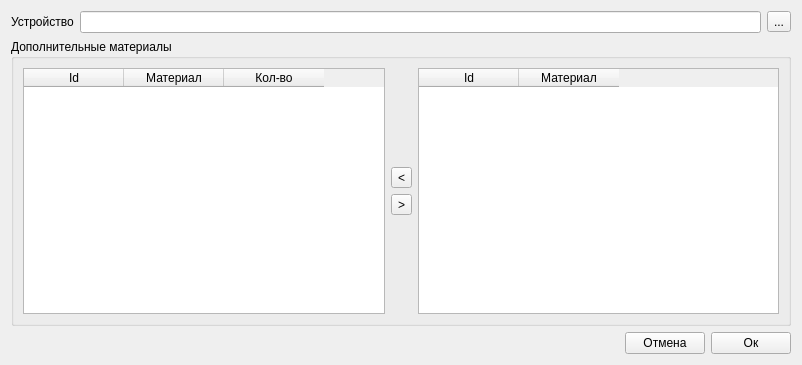
<?xml version="1.0" encoding="UTF-8"?>
<ui version="4.0">
 <class>KRForm</class>
 <widget class="QWidget" name="KRForm">
  <property name="geometry">
   <rect>
    <x>0</x>
    <y>0</y>
    <width>802</width>
    <height>365</height>
   </rect>
  </property>
  <property name="windowTitle">
   <string>Form</string>
  </property>
  <layout class="QVBoxLayout" name="verticalLayout_2">
   <item>
    <layout class="QHBoxLayout" name="horizontalLayout">
     <item>
      <widget class="QLabel" name="label">
       <property name="text">
        <string>Устройство</string>
       </property>
      </widget>
     </item>
     <item>
      <widget class="QLineEdit" name="deviceEdit"/>
     </item>
     <item>
      <widget class="QToolButton" name="selectDeviceButton">
       <property name="text">
        <string>...</string>
       </property>
      </widget>
     </item>
    </layout>
   </item>
   <item>
    <widget class="QGroupBox" name="groupBox">
     <property name="title">
      <string>Дополнительные материалы</string>
     </property>
     <layout class="QHBoxLayout" name="horizontalLayout_3">
      <item>
       <widget class="DragDropTable" name="addedMatTable">
        <property name="acceptDrops">
         <bool>true</bool>
        </property>
        <property name="dragDropOverwriteMode">
         <bool>false</bool>
        </property>
        <property name="dragDropMode">
         <enum>QAbstractItemView::DragDrop</enum>
        </property>
        <column>
         <property name="text">
          <string>Id</string>
         </property>
        </column>
        <column>
         <property name="text">
          <string>Материал</string>
         </property>
        </column>
        <column>
         <property name="text">
          <string>Кол-во</string>
         </property>
        </column>
       </widget>
      </item>
      <item>
       <layout class="QVBoxLayout" name="verticalLayout">
        <item>
         <spacer name="verticalSpacer_2">
          <property name="orientation">
           <enum>Qt::Vertical</enum>
          </property>
          <property name="sizeHint" stdset="0">
           <size>
            <width>20</width>
            <height>40</height>
           </size>
          </property>
         </spacer>
        </item>
        <item>
         <widget class="QToolButton" name="addMaterialButton">
          <property name="text">
           <string>&lt;</string>
          </property>
         </widget>
        </item>
        <item>
         <widget class="QToolButton" name="removeMaterialButton">
          <property name="text">
           <string>&gt;</string>
          </property>
         </widget>
        </item>
        <item>
         <spacer name="verticalSpacer">
          <property name="orientation">
           <enum>Qt::Vertical</enum>
          </property>
          <property name="sizeHint" stdset="0">
           <size>
            <width>20</width>
            <height>40</height>
           </size>
          </property>
         </spacer>
        </item>
       </layout>
      </item>
      <item>
       <widget class="DragDropTable" name="materialTable">
        <property name="acceptDrops">
         <bool>true</bool>
        </property>
        <property name="dragDropOverwriteMode">
         <bool>false</bool>
        </property>
        <property name="dragDropMode">
         <enum>QAbstractItemView::DragDrop</enum>
        </property>
        <column>
         <property name="text">
          <string>Id</string>
         </property>
        </column>
        <column>
         <property name="text">
          <string>Материал</string>
         </property>
        </column>
       </widget>
      </item>
     </layout>
    </widget>
   </item>
   <item>
    <layout class="QHBoxLayout" name="horizontalLayout_2">
     <item>
      <spacer name="horizontalSpacer">
       <property name="orientation">
        <enum>Qt::Horizontal</enum>
       </property>
       <property name="sizeHint" stdset="0">
        <size>
         <width>40</width>
         <height>20</height>
        </size>
       </property>
      </spacer>
     </item>
     <item>
      <widget class="QPushButton" name="cancelButton">
       <property name="text">
        <string>Отмена</string>
       </property>
      </widget>
     </item>
     <item>
      <widget class="QPushButton" name="okButton">
       <property name="text">
        <string>Ок</string>
       </property>
      </widget>
     </item>
    </layout>
   </item>
  </layout>
 </widget>
 <customwidgets>
  <customwidget>
   <class>DragDropTable</class>
   <extends>QTableWidget</extends>
   <header>dragdroptable.h</header>
  </customwidget>
 </customwidgets>
 <resources/>
 <connections/>
</ui>
